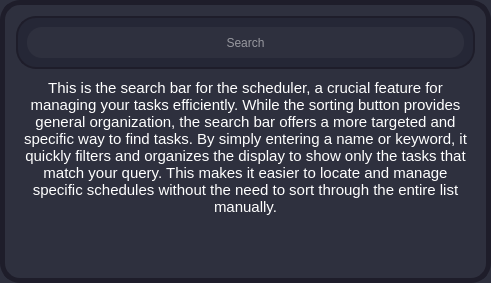
               <widget class="QFrame" name="frame_22">
                <property name="minimumSize">
                 <size>
                  <width>491</width>
                  <height>279</height>
                 </size>
                </property>
                <property name="styleSheet">
                 <string notr="true">background-color: rgb(46, 48, 62);
border-radius: 20px;
border: 5px solid rgb(30, 29, 42);</string>
                </property>
                <property name="frameShape">
                 <enum>QFrame::StyledPanel</enum>
                </property>
                <property name="frameShadow">
                 <enum>QFrame::Raised</enum>
                </property>
                <layout class="QGridLayout" name="gridLayout_32">
                 <item row="0" column="0">
                  <widget class="QFrame" name="frame_23">
                   <property name="sizePolicy">
                    <sizepolicy hsizetype="Expanding" vsizetype="Fixed">
                     <horstretch>0</horstretch>
                     <verstretch>0</verstretch>
                    </sizepolicy>
                   </property>
                   <property name="minimumSize">
                    <size>
                     <width>431</width>
                     <height>0</height>
                    </size>
                   </property>
                   <property name="maximumSize">
                    <size>
                     <width>16777215</width>
                     <height>91</height>
                    </size>
                   </property>
                   <property name="styleSheet">
                    <string notr="true">background-color: rgb(37, 39, 54);
border-radius: 20px;
border: 2px solid  rgb(30, 29, 42);</string>
                   </property>
                   <property name="frameShape">
                    <enum>QFrame::StyledPanel</enum>
                   </property>
                   <property name="frameShadow">
                    <enum>QFrame::Raised</enum>
                   </property>
                   <layout class="QGridLayout" name="gridLayout_33">
                    <item row="0" column="0">
                     <widget class="QLineEdit" name="lineEdit_8">
                      <property name="enabled">
                       <bool>false</bool>
                      </property>
                      <property name="minimumSize">
                       <size>
                        <width>401</width>
                        <height>31</height>
                       </size>
                      </property>
                      <property name="styleSheet">
                       <string notr="true">background-color: rgb(46, 48, 62);
color: rgb(255, 255, 255);
border-radius: 15px;
border: none;</string>
                      </property>
                      <property name="alignment">
                       <set>Qt::AlignCenter</set>
                      </property>
                      <property name="placeholderText">
                       <string>Search</string>
                      </property>
                     </widget>
                    </item>
                   </layout>
                  </widget>
                 </item>
                 <item row="1" column="0">
                  <widget class="QTextBrowser" name="textBrowser_4">
                   <property name="minimumSize">
                    <size>
                     <width>401</width>
                     <height>0</height>
                    </size>
                   </property>
                   <property name="styleSheet">
                    <string notr="true">border: none;</string>
                   </property>
                   <property name="html">
                    <string>&lt;!DOCTYPE HTML PUBLIC &quot;-//W3C//DTD HTML 4.0//EN&quot; &quot;http://www.w3.org/TR/REC-html40/strict.dtd&quot;&gt;
&lt;html&gt;&lt;head&gt;&lt;meta name=&quot;qrichtext&quot; content=&quot;1&quot; /&gt;&lt;style type=&quot;text/css&quot;&gt;
p, li { white-space: pre-wrap; }
&lt;/style&gt;&lt;/head&gt;&lt;body style=&quot; font-family:'MS Shell Dlg 2'; font-size:8.25pt; font-weight:400; font-style:normal;&quot;&gt;
&lt;p align=&quot;center&quot; style=&quot; margin-top:0px; margin-bottom:0px; margin-left:0px; margin-right:0px; -qt-block-indent:0; text-indent:0px;&quot;&gt;&lt;span style=&quot; font-family:'Courier New'; font-size:11pt; color:#ffffff;&quot;&gt;This is the search bar for the scheduler, a crucial feature for managing your tasks efficiently. While the sorting button provides general organization, the search bar offers a more targeted and specific way to find tasks. By simply entering a name or keyword, it quickly filters and organizes the display to show only the tasks that match your query. This makes it easier to locate and manage specific schedules without the need to sort through the entire list manually.&lt;/span&gt;&lt;/p&gt;&lt;/body&gt;&lt;/html&gt;</string>
                   </property>
                  </widget>
                 </item>
                </layout>
               </widget>
